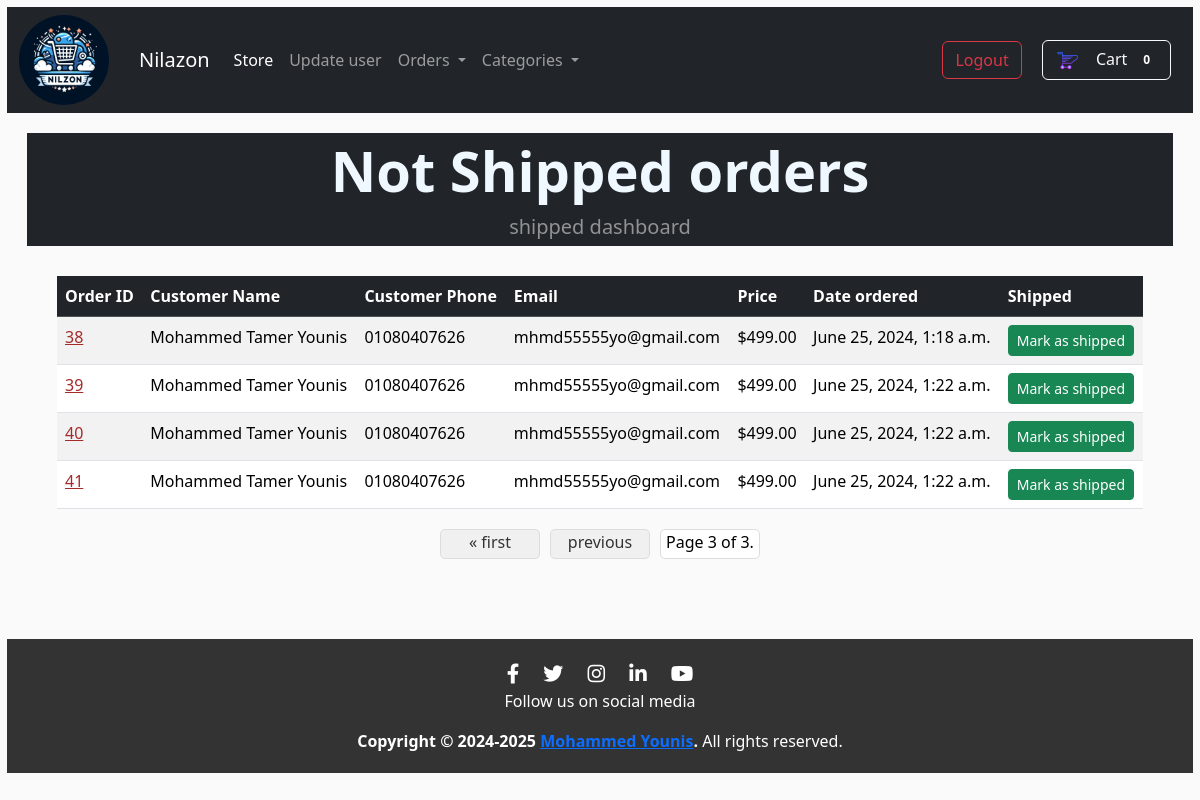
/payment/not_shipped_dash/?page=3 (signed in), run on an earlier commit of the app's database.
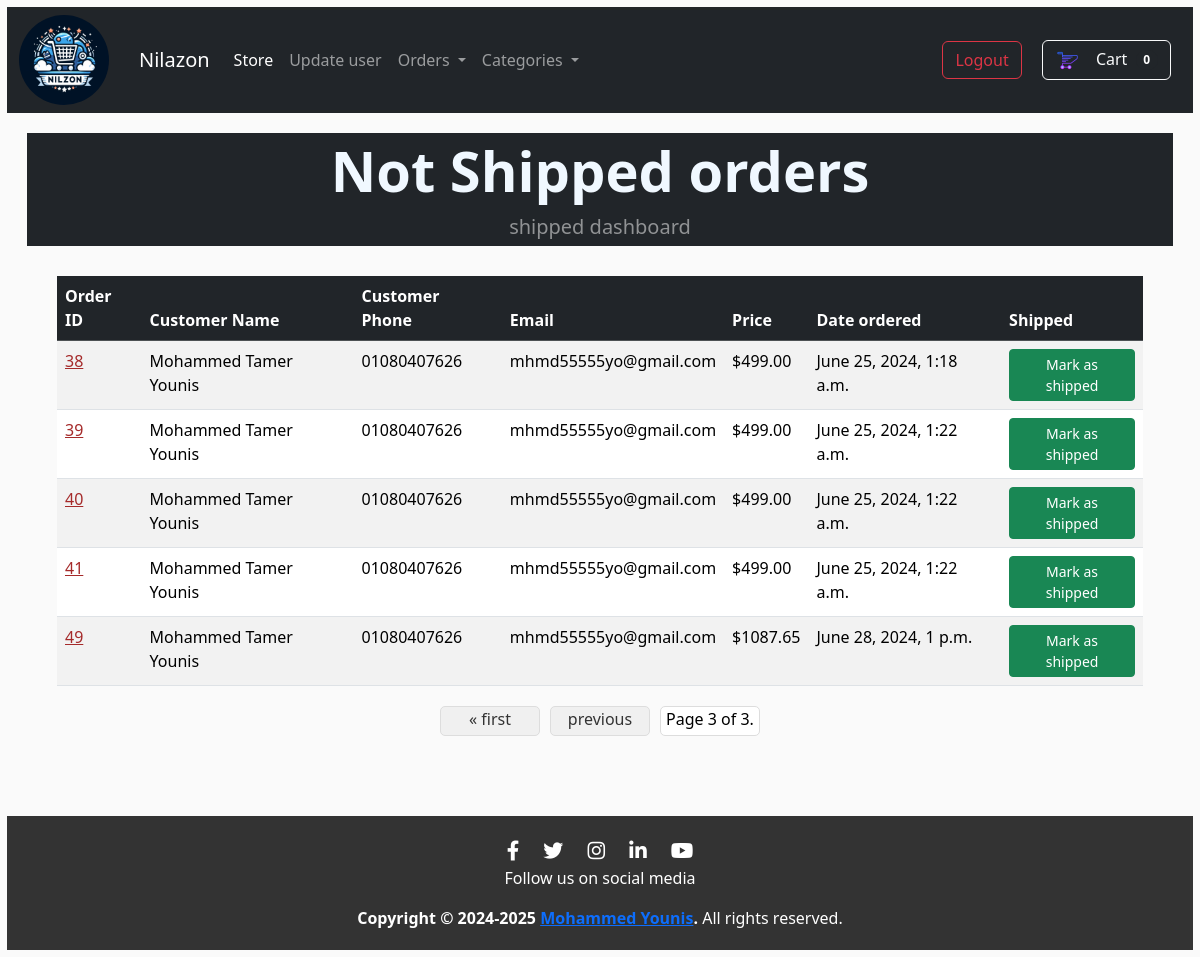
And on a later commit of the database.
### payment/models.py (models this page shows, shortened)
class Order(models.Model):
    user = models.ForeignKey(User, on_delete=models.CASCADE, null=True, blank=True)
    full_name = models.CharField(max_length=250)
    email = models.EmailField()
    shipping_address = models.TextField()
    amount_paid = models.DecimalField(max_digits=10, decimal_places=2)
    phone = models.CharField(max_length=15, null=True, blank=True)
    date_ordered = models.DateTimeField(auto_now_add=True)
    shipped = models.BooleanField(default=False)
    quantity = models.IntegerField(default=1 ,null=True, blank=True)
    date_shipped = models.DateTimeField(null=True, blank=True)

### payment/views.py (the view, shortened to what this page needs)
# urls.py: path('not_shipped_dash/', views.not_shipped_dash, name='not_shipped_dash'),
def not_shipped_dash(request):
    categories = Category.objects.all()  # Get all categories
    cart = Cart(request)  # Get the current cart
    total_items = cart.total_items()  # Get total items in the cart
    if request.user.is_authenticated and request.user.is_superuser :
        orders = Order.objects.filter(shipped=False)
        paginator = Paginator(orders, 10)  # Show 10 orders per page
        page = request.GET.get('page')
        try:
            orders = paginator.page(page)
        except PageNotAnInteger:
            orders = paginator.page(1)
        except EmptyPage:
            orders = paginator.page(paginator.num_pages)
        return render(request, 'eCommerce/not_shipped_dash.html', {'orders':orders, 'categories': categories,'total_items': total_items,})
    else :
        messages.error(request, "Access denied")
        return redirect('main')

### cart/cart.py (called while the page is built)
    def total_items (self):
        prodict_ids = self.cart.keys()
        products = Product.objects.filter(id__in=prodict_ids)
        qtys = self.cart
        total = 0
        for key, value in qtys.items():
            key = int(key)
            for product in products :
                if product.id == key :
                    total = total + int(value)
        return total

### cart/context_processors.py (called while the page is built)
def cart(request):
    return {'cart': Cart(request)}

### templates/eCommerce/not_shipped_dash.html (shortened to what this page needs)
{% extends 'base.html' %}
{% load static %}
{% block content %}
<header class="bg-dark py-1">
    <div class="container px-4 px-lg-5 my-0">
        <div class="text-center text-white">
            <h1 class="display-4 fw-bolder" style="color: aliceblue;">Not Shipped orders</h1>
            <p class="lead fw-normal text-white-50 mb-0">shipped dashboard</p>
        </div>
    </div>
</header>
<div class="justify-content-center main-content" style="padding: 30px;">
    <table class="table table-striped table-hover">
        <thead class="table-dark">
            <tr>
            <th scope="col">Order ID</th>
            <th scope="col">Customer Name</th>
            <th scope="col">Customer Phone</th>
            <th scope="col">Email</th>
            <th scope="col">Price</th>
            <th scope="col">Date ordered</th>
            <th scope="col">Shipped</th>
            </tr>
        </thead>
        <tbody>
            {% for item in orders %}
            <tr>
            <td><a href="{% url 'order' item.id %}" style="color: brown;">{{item.id}}</a></td>
            <td>{{item.full_name}}</td>
            <td>{{item.phone}}</td>
            <td>{{item.email}}</td>
            <td>${{item.amount_paid}}</td>
            <td>{{item.date_ordered}}</td>
            <td>
                <form method="POST">
                    <button class="btn btn-sm btn-success" type="submit">Mark as shipped</button>
                </form>
            </td>
            {% endfor %}
            </tr>
        </tbody>
    </table>
    <div class="pagination">
    <span class="step-links">
        {% if orders.has_previous %}
            <a href="?page=1">&laquo; first</a>
            <a href="?page={{ orders.previous_page_number }}">previous</a>
        {% endif %}
        <span class="current">
            Page {{ orders.number }} of {{ orders.paginator.num_pages }}.
        </span>
    </span>
</div>
</div>
{% endblock %}

What changed in the data, as far as the page shows it:
added Order: id "49", full_name "Mohammed Tamer Younis", phone "01080407626", email "mhmd55555yo@gmail.com", amount_paid "1087.65", date_ordered "June 28, 2024, 1 p.m."
